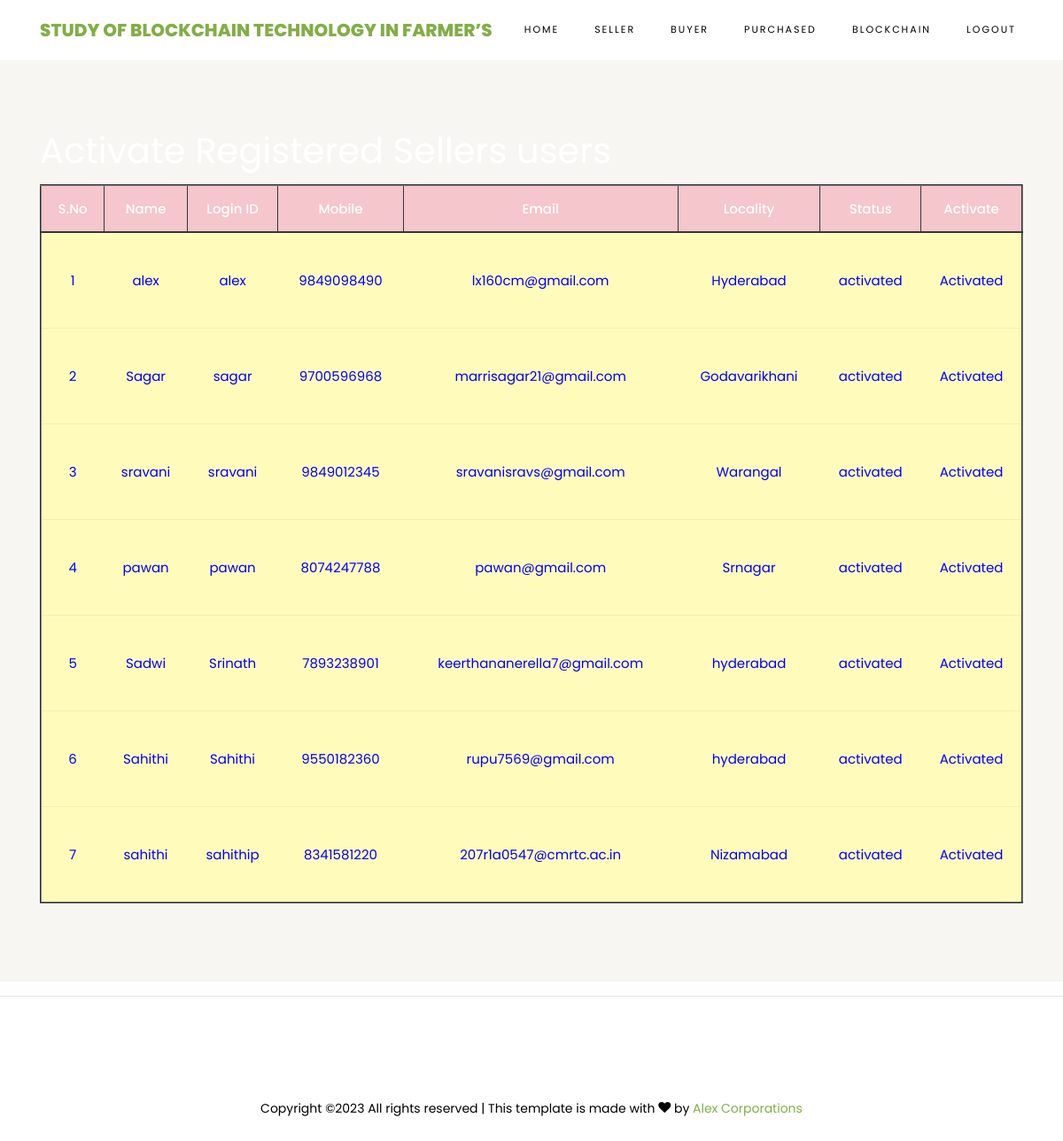
Page /ViewSellersRegisteredUsers/ on the committed database.
### sellers/models.py (models this page shows, shortened)
class SellerUserRegistrationModel(models.Model):
    name = models.CharField(max_length=100)
    loginid = models.CharField(unique=True, max_length=100)
    password = models.CharField(max_length=100)
    mobile = models.CharField(unique=True, max_length=100)
    email = models.CharField(unique=True, max_length=100)
    locality = models.CharField(max_length=100)
    address = models.CharField(max_length=1000)
    city = models.CharField(max_length=100)
    state = models.CharField(max_length=100)
    status = models.CharField(max_length=100)
    class Meta:
        db_table = 'SellerRegistrations'

### admins/views.py (the view)
# urls.py: path("ViewSellersRegisteredUsers/", admins.ViewSellersRegisteredUsers, name="ViewSellersRegisteredUsers"),
def ViewSellersRegisteredUsers(request):
    data = SellerUserRegistrationModel.objects.all()
    return render(request, 'admins/SellersRegisteredUsers.html', {'data': data})

### assets/templates/admins/SellersRegisteredUsers.html
{%extends 'admins/adminbase.html'%}
{%load static%}
{%block contents%}
<section class="ftco-section ftco-no-pt ftco-no-pb py-5 bg-light">
    <div class="container py-4">
        <div class="row d-flex justify-content-center py-5">
            <div class="col-md-12">
 <h1><font color="WHITE"> Activate Registered Sellers users</font></h1>
                                         <table border="2px" class="table table-hover table-dark">
                    <thead>
                    <tr class="table-danger">
                        <th scope="col">S.No</th>
                        <th scope="col">Name</th>
                        <th scope="col">Login ID</th>
                        <th scope="col">Mobile</th>
                        <th scope="col">Email</th>
                        <th scope="col">Locality</th>
                        <th scope="col">Status</th>
                        <th scope="col">Activate</th>
                    </tr>
                    </thead>
                    <tbody>
                    {% for i in data %}
                    <tr scope="row" style="color: BLUE; background-color:#FFFCBB">
                        <td>{{forloop.counter}}</td>
                        <td>{{i.name}}</td>
                        <td>{{i.loginid}}</td>
                        <td>{{i.mobile}}</td>
                        <td>{{i.email}}</td>
                        <td>{{i.locality}}</td>
                        <td>{{i.status}}</td>
                        {% if i.status == 'waiting' %}
                        <td><a class="btn-link" href="/AdminActivaSellersUsers/?uid={{ i.id }}"
                               style="color:DARKBLUE">Activate</a></td>
                        {% else %}
                        <td> Activated</td>
                        {% endif %}
                    </tr>
                    {% endfor %}
                    </tbody>
                </table>
            </div>
        </div>
    </div>
</section>
{%endblock%}

### rows in the picture
SellerUserRegistrationModel: name "alex", loginid "alex", mobile "9849098490", email "lx160cm@gmail.com", locality "Hyderabad", status "activated", shows "Activated"
SellerUserRegistrationModel: name "Sagar", loginid "sagar", mobile "9700596968", email "marrisagar21@gmail.com", locality "Godavarikhani", status "activated", shows "Activated"
SellerUserRegistrationModel: name "sravani", loginid "sravani", mobile "9849012345", email "sravanisravs@gmail.com", locality "Warangal", status "activated", shows "Activated"
SellerUserRegistrationModel: name "pawan", loginid "pawan", mobile "8074247788", email "pawan@gmail.com", locality "Srnagar", status "activated", shows "Activated"
SellerUserRegistrationModel: name "Sadwi", loginid "Srinath", mobile "7893238901", email "keerthananerella7@gmail.com", locality "hyderabad", status "activated", shows "Activated"
SellerUserRegistrationModel: name "Sahithi", loginid "Sahithi", mobile "9550182360", email "rupu7569@gmail.com", locality "hyderabad", status "activated", shows "Activated"
SellerUserRegistrationModel: name "sahithi", loginid "sahithip", mobile "8341581220", email "207r1a0547@cmrtc.ac.in", locality "Nizamabad", status "activated", shows "Activated"
